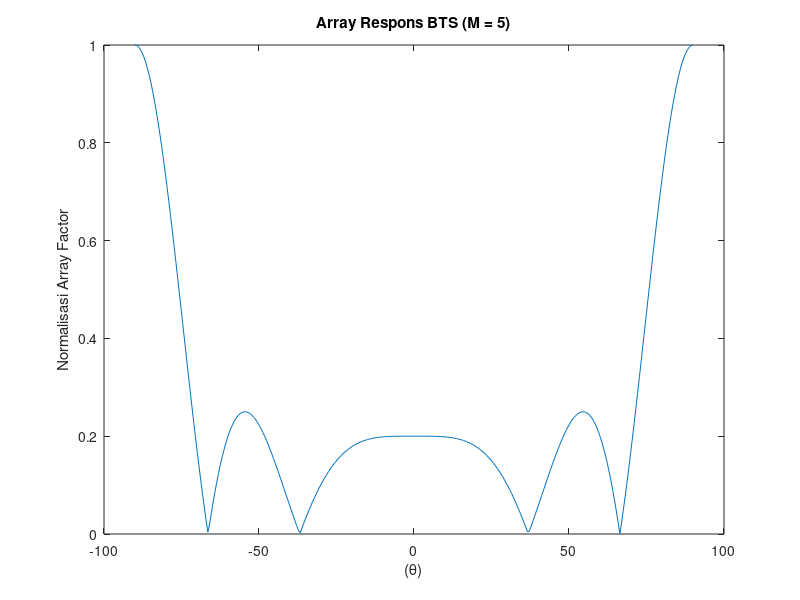
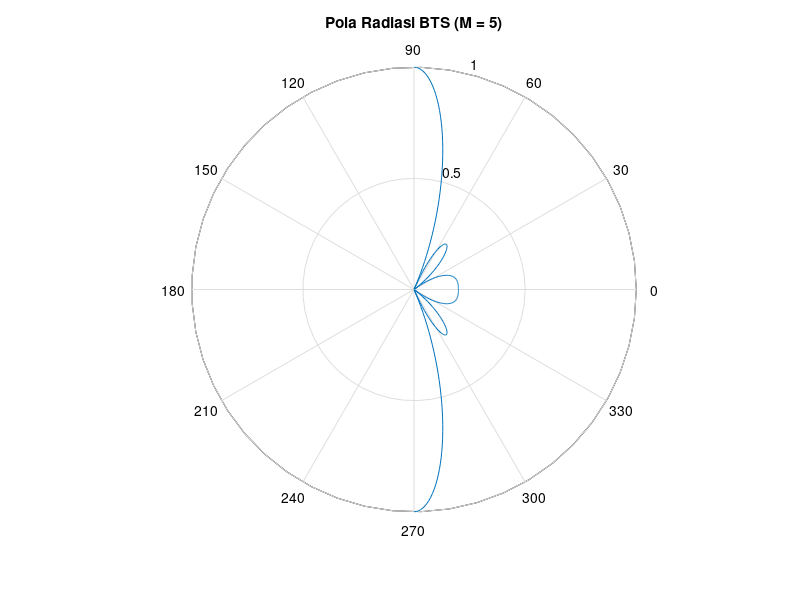

Write the MATLAB code that produced these figures, in order.
N = 5;
d   = 0.5;
deg = 0;

ph0 = -pi/2:0.01:pi/2;           % sudut azimuth (degree)
deg = deg *(pi/180);       % perbedaan phase tiap arus (rad)
a   = -2*pi*d*cos(deg);
ps0 = 2*pi*d*cos(ph0) ;  % phase dalam domain psi
AF   = sin(N.*ps0/2) ./ (N.*sin(ps0/2)); % array factor UE, ESLA

g   = 1;                    % uniform 
f   = abs(AF.*g);
f   = f / max(f);

figure(1);
ph1 = ph0*180/pi;
plot(ph1,f);
xlabel('(\theta)');
ylabel('Normalisasi Array Factor');
title('Array Respons BTS (M = 5)')

figure(2)
polar(ph0, f)
title('Pola Radiasi BTS (M = 5)')

